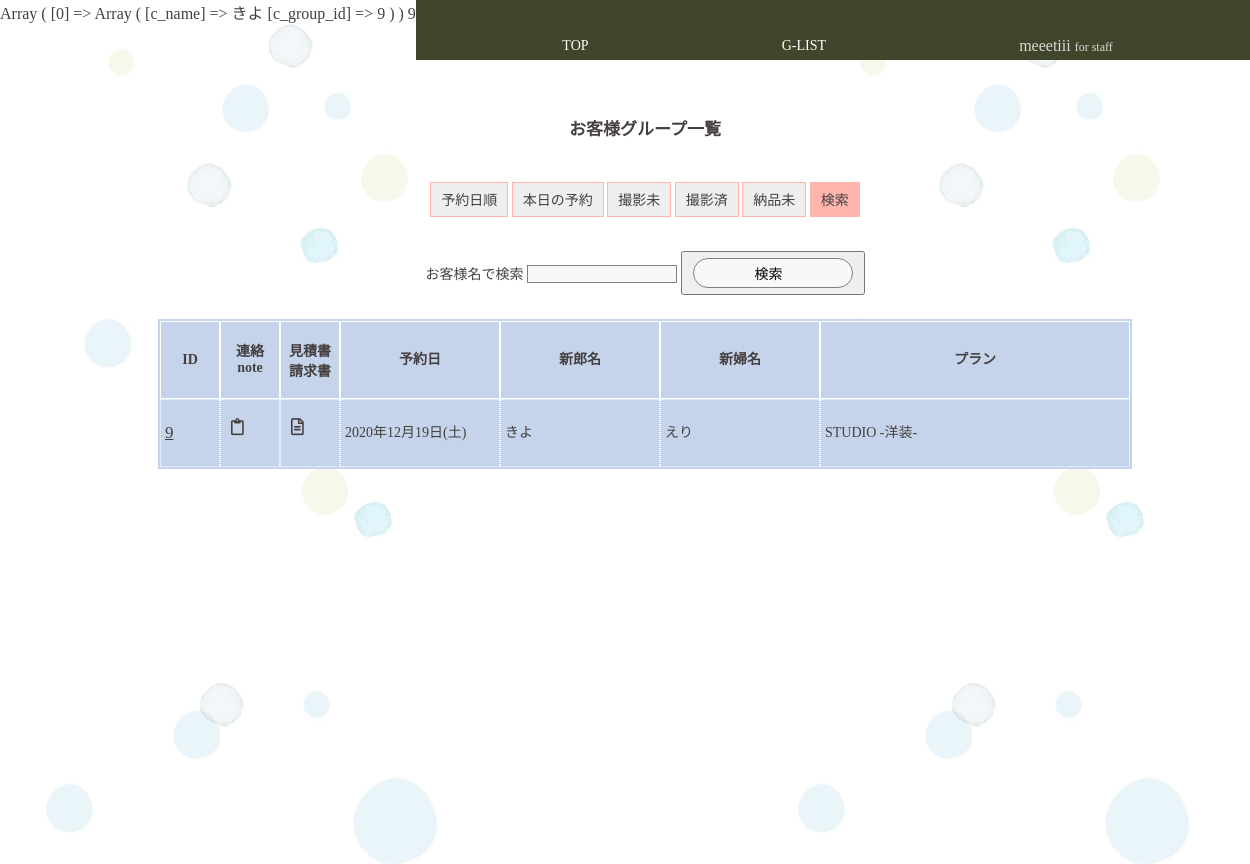
Page /staff/c_group_list_serch.php?key=きよ (signed in) on the earlier database version.
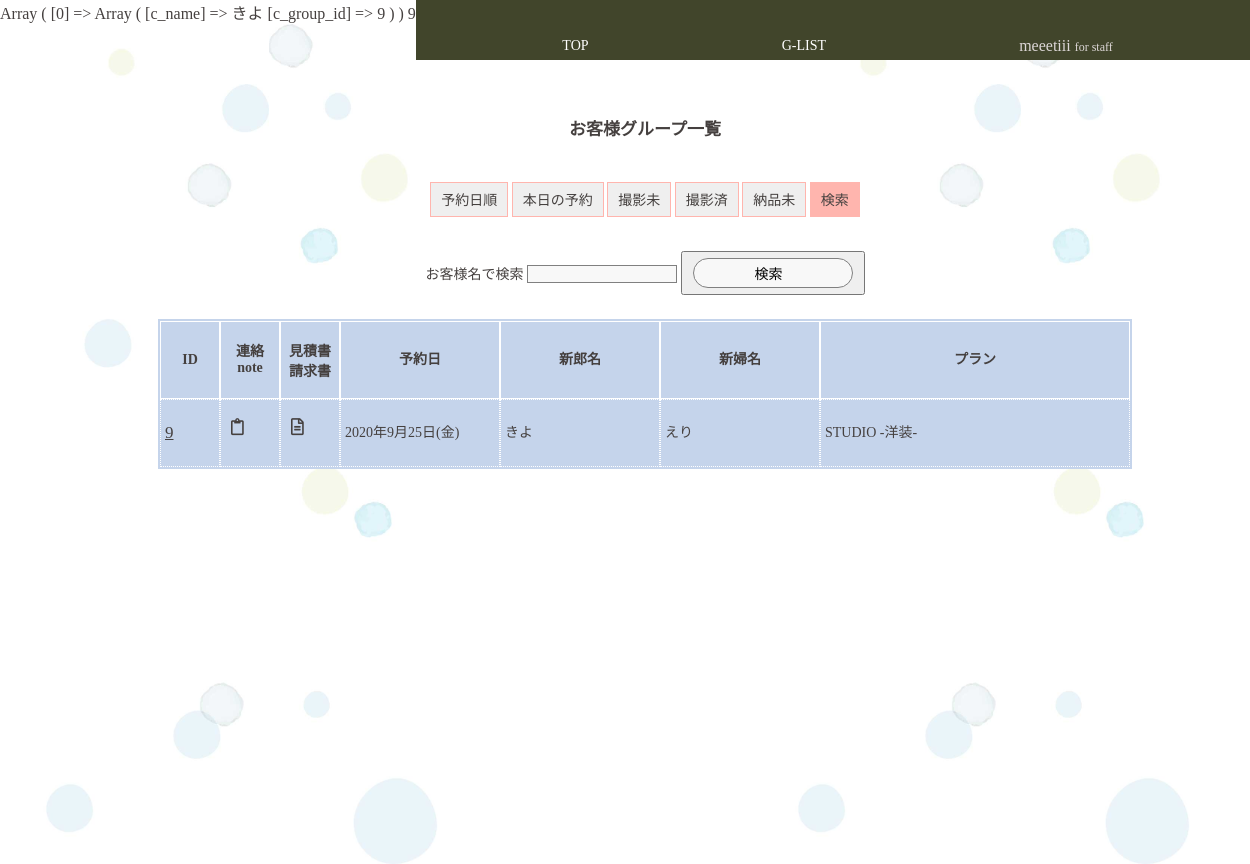
Same page on the later database version.
### tables this page shows
CREATE TABLE `customers` (
  `c_id` varchar(32) NOT NULL,
  `c_group_id` int(11) NOT NULL,
  `c_name` varchar(32) NOT NULL,
  `c_pass` varchar(64) NOT NULL,
  `c_mail` varchar(64) NOT NULL,
  `c_tell` varchar(11) NOT NULL,
  `c_zip` char(7) NOT NULL,
  `c_address` varchar(64) NOT NULL,
  `c_gender` tinyint(1) NOT NULL,
  `c_myphoto` tinyint(1) NOT NULL DEFAULT 0
);

CREATE TABLE `c_groups` (
  `c_group_id` int(11) NOT NULL,
  `p_id` int(11) NOT NULL,
  `reserve_day` date NOT NULL,
  `reserve_time` time NOT NULL,
  `estimate` tinyint(1) NOT NULL,
  `invoce` tinyint(1) NOT NULL,
  `payment` tinyint(1) NOT NULL,
  `d_product` tinyint(1) NOT NULL,
  `new_zip` char(7) NOT NULL,
  `new_address` varchar(64) NOT NULL,
  `before2days` tinyint(1) NOT NULL DEFAULT 0,
  `make_reh` tinyint(1) NOT NULL DEFAULT 0,
  `cos_fixed` tinyint(1) NOT NULL DEFAULT 0,
  `cos_fitting` tinyint(1) NOT NULL DEFAULT 0,
  `place_fixed` tinyint(1) NOT NULL DEFAULT 0,
  `s_id` varchar(32) NOT NULL,
  `limit_over` tinyint(1) NOT NULL
);

CREATE TABLE `plans` (
  `p_id` int(11) NOT NULL,
  `p_name` varchar(32) NOT NULL,
  `p_wear` varchar(32) NOT NULL
);

### class/meeting.class.php (called while the page is built, shortened)
<?php
class Meeting{
	public $pdo;
	public function __construct(){
		$host  = "localhost";
		$dbname= "meeting_app";
		$dbuser= "root";
		$dbpass= "";
		$dsn = "mysql:host={$host};dbname={$dbname};charset=utf8";
		$this->pdo = new PDO($dsn,$dbuser,$dbpass);
	}
	public function getGroomBrideGrouopAllDate() {
		$sql  ="SELECT groom.c_name AS g_name,bride.c_name AS b_name, ";
		$sql .="reserve_day,p_name,c_groups.c_group_id AS group_id,d_product,payment,limit_over ";
		$sql .="FROM customers AS groom,customers AS bride,c_groups,plans ";
		$sql .="WHERE c_groups.c_group_id=groom.c_group_id ";
		$sql .="AND c_groups.c_group_id=bride.c_group_id ";
		$sql .="AND c_groups.p_id=plans.p_id ";
		$sql .="AND groom.c_gender=0 AND bride.c_gender=1 ";
		$sql .="ORDER BY reserve_day";
		$row = $this->pdo->query($sql);
		return $row;
	}
	public function getCustomerDataByKey($key){
		$sql  ="SELECT c_name,customers.c_group_id FROM c_groups,customers ";
		$sql .="WHERE c_groups.c_group_id=customers.c_group_id AND c_name LIKE :key ORDER BY reserve_day DESC";
		$stmt = $this->pdo->prepare($sql);
		$stmt -> bindValue(":key","%{$key}%",PDO::PARAM_STR);
		$stmt ->execute();
		$rows =$stmt->fetchAll(PDO::FETCH_ASSOC);
		return $rows;
	}
}
?>

### staff/c_group_list_serch.php (the view, shortened to what this page needs)
<?php
require_once("../class/meeting.class.php");
function h($str) {
	return htmlspecialchars($str,ENT_QUOTES);
}
$obj =new Meeting();
$rows =$obj->getGroomBrideGrouopAllDate();
if(!empty($_GET["key"])){
	$serchs=$obj->getCustomerDataByKey($_GET["key"]);
	print_r($serchs);
	foreach($serchs as $serch){
		echo $serch["c_group_id"];
	}
}
?>
<?php require_once("header_for_staff.php"); ?>
<main>
	<h1>お客様グループ一覧</h1>
	<section>
		<p><button class="sort_day_btn all_day"><a href="c_group_list.php">予約日順</a></button>
		<button class="sort_day_btn today"><a href="c_group_list_today.php">本日の予約</a></button>
		<button class="sort_day_btn feature_day"><a href="c_group_list_f.php">撮影未</a></button>
		<button class="sort_day_btn past_day"><a href="c_group_list_p.php">撮影済</a></button>
		<button class="sort_day_btn no_d"><a href="c_group_list_nd.php">納品未</a></button>
		<button class="sort_day_btn no_d activ_page_btn"><a href="">検索</a></button>
		</p>
		<form action="" method="get">
		<p>お客様名で検索
			<input type="text" name="key" class="serch_name">
			<button class=""><input type="submit" value="検索"></button></p>
		</form>
		<div id="mainView" class="table-scroll">
			<?php if(!empty($_GET["key"])): ?>
			<table class="list c_gropup_list">
				<tr class="c_group_list_head">
					<th class="list_id_num"><p class="line_h_40">ID</p></th><th class="list_id_num"><p class="font_mini_no_padding">連絡<br>note</p></th><th class="list_id_num"><p class="font_mini_no_padding">見積書<br>請求書</p></th>
					<th class="list_r_day"><p class="line_h_40">予約日</p></th><th class="list_c_name"><p class="line_h_40">新郎名</p></th>
					<th class="list_c_name"><p class="line_h_40">新婦名</p></th><th class="list_p_name"><p class="line_h_40">プラン</p></th>
				</tr>
				<?php foreach($rows as $row): ?>
				<?php if($row["group_id"]==$serch["c_group_id"]): ?>
				<tr>
					<td class="list_id_num"><p><a href="c_group_each.php?group_id=<?php echo $row["group_id"];?>" ><?php echo $row["group_id"];?></a></p></td>
					<td class="list_id_num"><p><a href="../customer/c_board.php?group_id=<?php echo $row["group_id"];?>"><i class="far fa-clipboard"></i></a></p></td>
					<td class="list_id_num"><p><a href="../customer/c_paymentdata.php?group_id=<?php echo $row["group_id"];?>"><i class="far fa-file-alt"></i></a></p></td>
					<td class="list_r_day"><p><?php
						$reserve_day = $row["reserve_day"];
						$week = ["日","月","火","水","木","金","土"];
						$hi = date('w', strtotime($reserve_day));
						$youbi = $week[$hi];
						$rd =  date('Y年n月j日', strtotime($reserve_day))."(".$youbi.")";
						echo h($rd);
					?></p></td>
					<td class="list_c_name"><p><?php echo h($row["g_name"]); ?></p></td>
					<td class="list_c_name"><p><?php echo h($row["b_name"]); ?></p></td>
					<td class="list_p_name"><p><?php echo h($row["p_name"]); ?></p></td>
				</tr>
				<?php endif;?>
				<?php endforeach; ?>
			</table>
			<?php endif; ?>
		</div>
	</section>
</main>
<?php require_once("footer_for_staffpage.php"); ?>

Differences in the rows shown:
changed customers "きよ": c_group.reserve_day "2020年12月19日(土)" → "2020年9月25日(金)"
